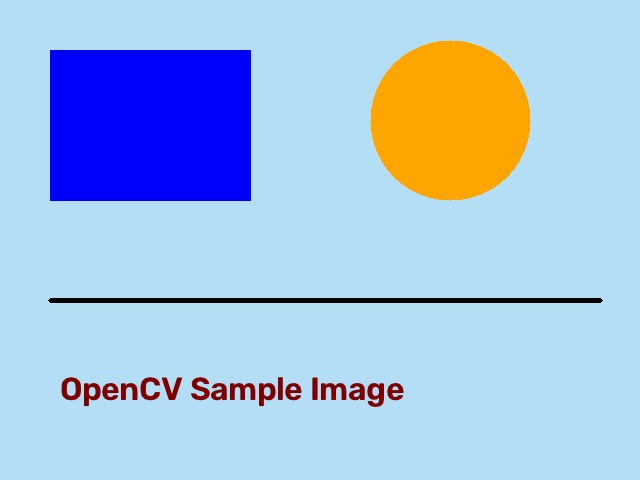
#> input picture sample.jpg, 640 x 480 px
$ python 02_resize_image.py
#> lines starting #> are read from the running program, lines starting #| are printed output that depends on the picture
### sample_image.py
import os
import cv2
import numpy as np

IMAGE_PATH = os.path.join(os.path.dirname(os.path.abspath(__file__)), "sample.jpg")


def get_sample_image_path():
    """Return the path to sample.jpg, creating a synthetic one if it
    doesn't already exist."""
    if not os.path.exists(IMAGE_PATH):
        img = np.full((480, 640, 3), (245, 222, 179), dtype=np.uint8)  # light background

        cv2.rectangle(img, (50, 50), (250, 200), (255, 0, 0), -1)      # blue rectangle
        cv2.circle(img, (450, 120), 80, (0, 165, 255), -1)             # orange circle
        cv2.line(img, (50, 300), (600, 300), (0, 0, 0), 4)             # black line
        cv2.putText(img, "OpenCV Sample Image", (60, 400),
                    cv2.FONT_HERSHEY_SIMPLEX, 1.1, (0, 0, 128), 2, cv2.LINE_AA)

        cv2.imwrite(IMAGE_PATH, img)
        print(f"[sample_image] Generated synthetic sample image at: {IMAGE_PATH}")

    return IMAGE_PATH


# [3 lines that do not run on import are left out]

### 02_resize_image.py

import cv2
from sample_image import get_sample_image_path

img = cv2.imread(get_sample_image_path())
#> img is the input picture: shape (480, 640, 3); mean B, G, R 225.5, 191.8, 164.9
print(f"Original size (W x H): {img.shape[1]} x {img.shape[0]}")
#| Original size (W x H): 640 x 480

# 1. Resize to fixed dimensions
resized_fixed = cv2.resize(img, (300, 200))  # (width, height)
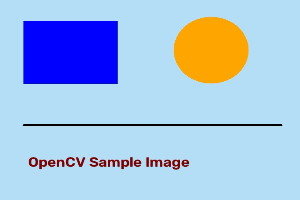
#> resized_fixed: shape (200, 300, 3); mean B, G, R 225.5, 191.8, 164.8
print(f"Resized (fixed) size: {resized_fixed.shape[1]} x {resized_fixed.shape[0]}")
#| Resized (fixed) size: 300 x 200

# 2. Resize using scale factors (50% of original)
resized_scaled = cv2.resize(img, None, fx=0.5, fy=0.5, interpolation=cv2.INTER_AREA)
print(f"Resized (scaled 0.5x) size: {resized_scaled.shape[1]} x {resized_scaled.shape[0]}")
#| Resized (scaled 0.5x) size: 320 x 240

# 3. Enlarge (150%)
resized_large = cv2.resize(img, None, fx=1.5, fy=1.5, interpolation=cv2.INTER_LINEAR)
print(f"Resized (scaled 1.5x) size: {resized_large.shape[1]} x {resized_large.shape[0]}")
#| Resized (scaled 1.5x) size: 960 x 720

# Display
cv2.imshow("Original", img)
cv2.imshow("Resized - Fixed 300x200", resized_fixed)
cv2.imshow("Resized - 0.5x", resized_scaled)
cv2.imshow("Resized - 1.5x", resized_large)
cv2.waitKey(0)
cv2.destroyAllWindows()

# Save outputs
cv2.imwrite("output_02_resized_fixed.jpg", resized_fixed)
cv2.imwrite("output_02_resized_scaled.jpg", resized_scaled)
print("Resized images saved.")
